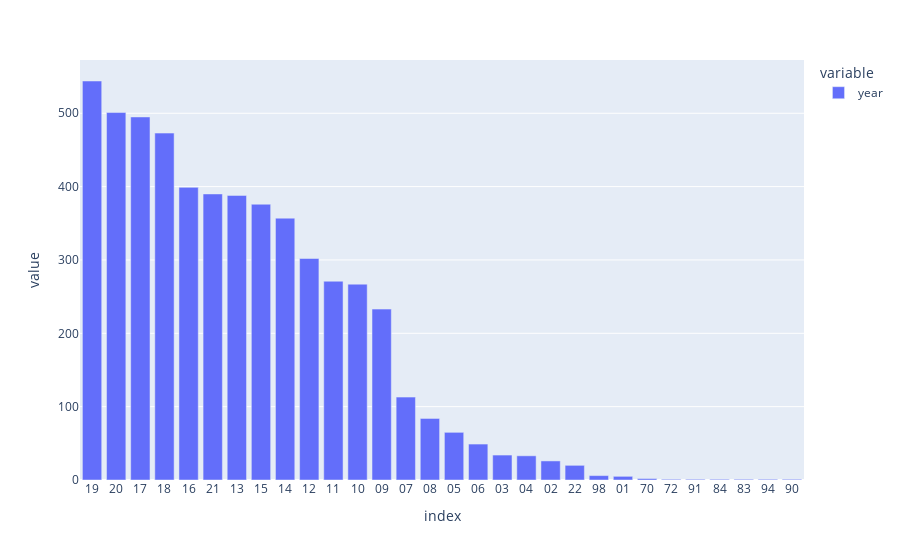

Source (notebook cell):
### Code cell
#Year-wise analysis of TED talk frequency
year_ted = df['year'].value_counts(ascending = False)
fig_1 = px.bar(year_ted)
fig_1

### Figure 1 — Plotly figure (JSON) as saved in the notebook; plotly's stock layout.template omitted (floating-point values rounded to 4 significant figures)
{"data": [{"alignmentgroup": "True", "hovertemplate": "variable=year<br>index=%{x}<br>value=%{y}<extra></extra>", "legendgroup": "year", "marker": {"color": "#636efa", "pattern": {"shape": ""}}, "name": "year", "offsetgroup": "year", "orientation": "v", "showlegend": true, "textposition": "auto", "type": "bar", "x": ["19", "20", "17", "18", "16", "21", "13", "15", "14", "12", "11", "10", "09", "07", "08", "05", "06", "03", "04", "02", "22", "98", "01", "70", "72", "91", "84", "83", "94", "90"], "xaxis": "x", "y": [544, 501, 495, 473, 399, 390, 388, 376, 357, 302, 271, 267, 233, 113, 84, 65, 49, 34, 33, 26, 20, 6, 5, 2, 1, 1, 1, 1, 1, 1], "yaxis": "y"}], "layout": {"autosize": true, "barmode": "relative", "legend": {"title": {"text": "variable"}, "tracegroupgap": 0}, "margin": {"t": 60}, "xaxis": {"anchor": "y", "autorange": true, "domain": [0, 1], "range": [-0.5, 29.5], "title": {"text": "index"}, "type": "category"}, "yaxis": {"anchor": "x", "autorange": true, "domain": [0, 1], "range": [0, 572.6], "title": {"text": "value"}, "type": "linear"}}}
